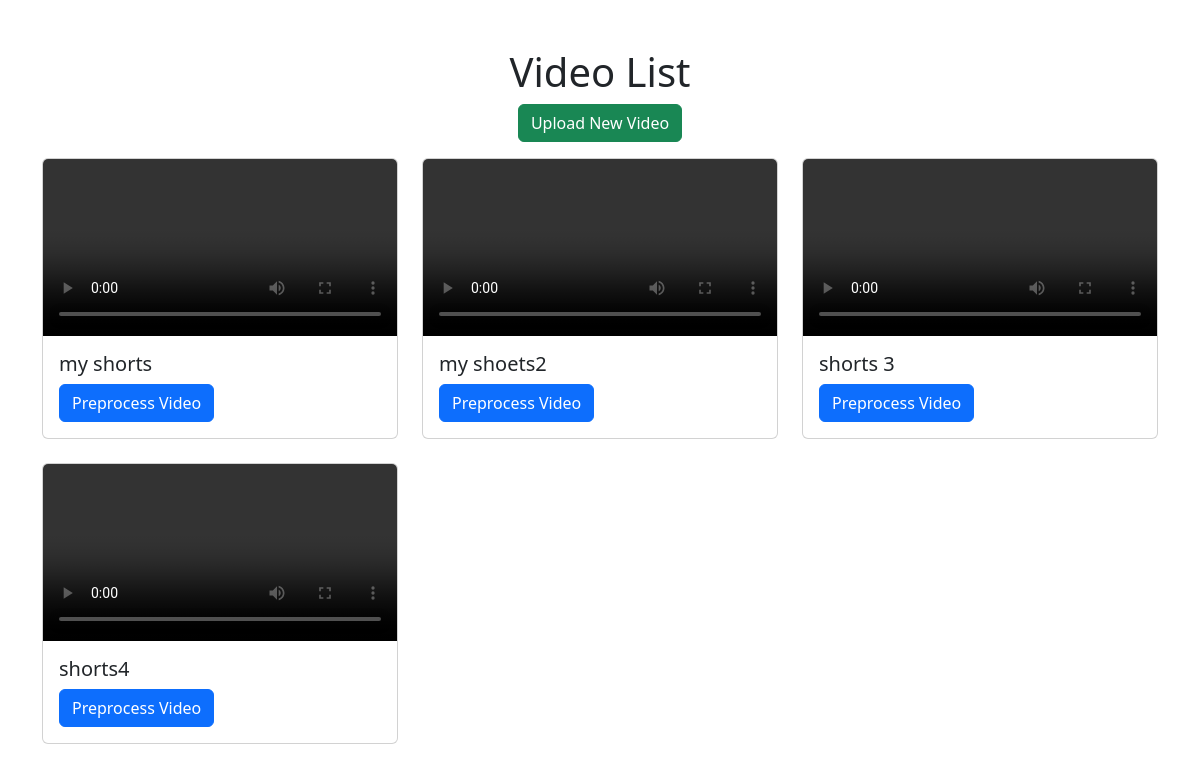
The page /videos/ on the database as committed earlier.
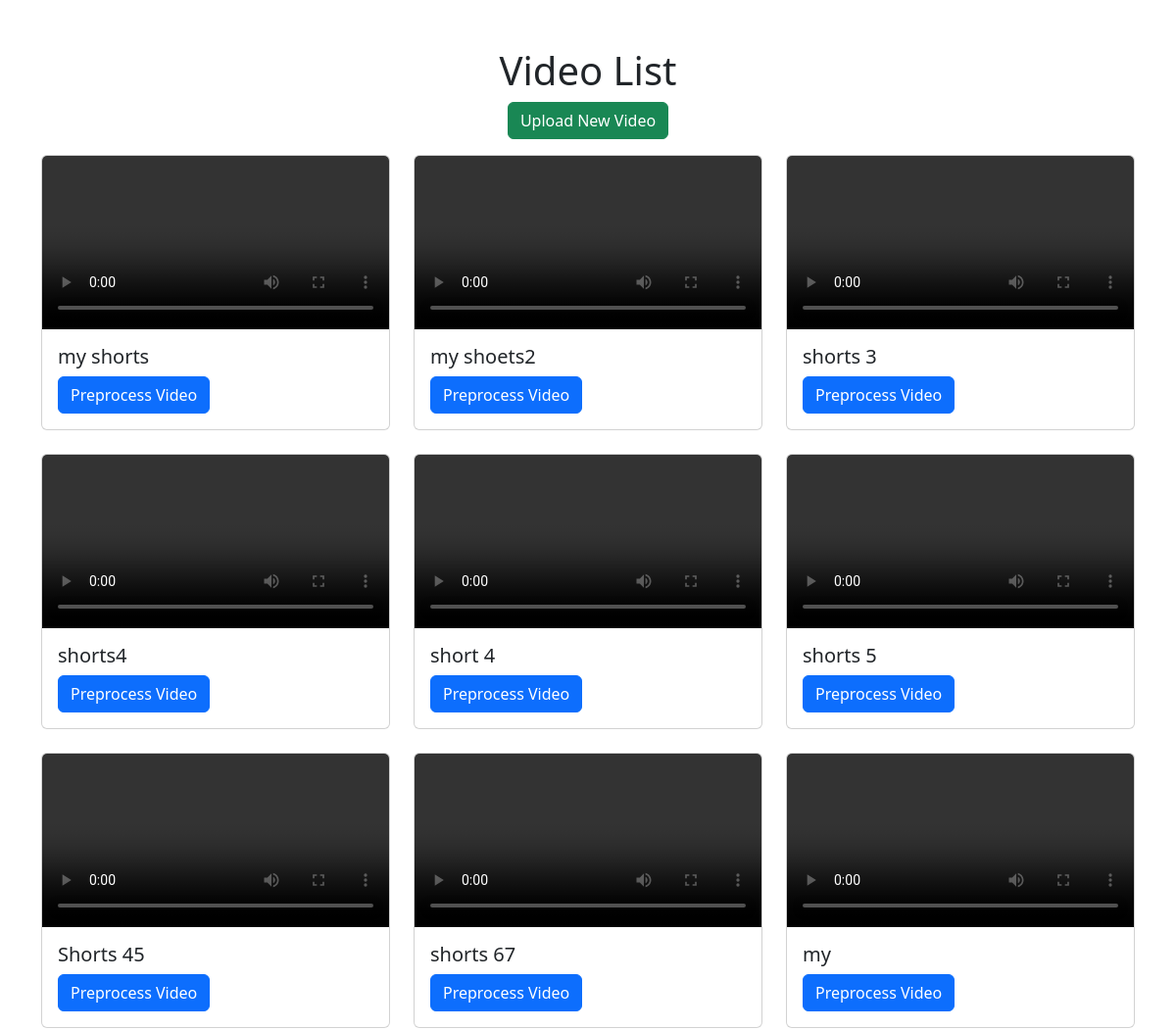
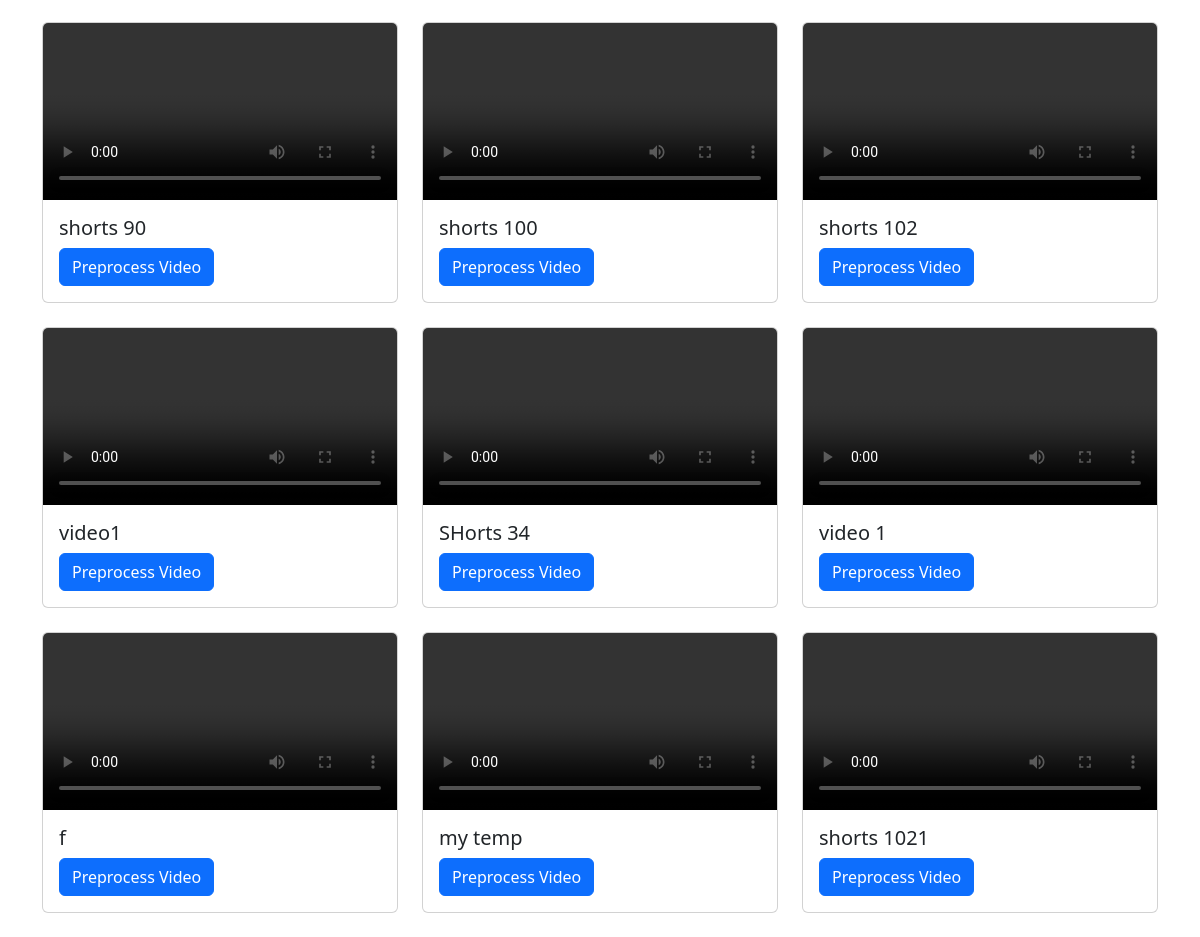
The same page on the database as committed later (2 pictures, top to bottom).
### appname/models.py (models this page shows, shortened)
class Video(models.Model):
    title = models.CharField(max_length=255)
    file = models.FileField(upload_to='videos/')  # Stores video in 'media/videos/'

### appname/views.py (the view)
# urls.py: path('videos/', video_list, name='video_list'),
def video_list(request):
    videos = Video.objects.all()
    return render(request, 'video_list.html', {'videos': videos})

### appname/templates/video_list.html (shortened to what this page needs)
<!DOCTYPE html>
<html lang="en">
<head>
    <link rel="stylesheet" href="https://cdn.jsdelivr.net/npm/bootstrap@5.3.0/dist/css/bootstrap.min.css">
</head>
<body>
    <div class="container mt-5">
        <h1 class="text-center">Video List</h1>
        <div class="text-center mb-3">
            <a href="{% url 'upload_video' %}" class="btn btn-success">Upload New Video</a>
        </div>
        <div class="row">
            {% for video in videos %}
                <div class="col-md-4 mb-4">
                    <div class="card">
                        {% load static %}
                        {% load static %}
                        <video class="card-img-top" controls>
                            <source src="{{ video.file.url }}" type="video/mp4">
                        </video>
                        <div class="card-body">
                            <h5 class="card-title">{{ video.title }}</h5>
                            <a href="{% url 'preprocess_video' video.id %}" class="btn btn-primary">Preprocess Video</a>
                        </div>
                    </div>
                </div>
            {% endfor %}
        </div>
    </div>
</body>
</html>

Rows that differ between the two databases and show on the page:
added Video: title "short 4"
added Video: title "shorts 5"
added Video: title "Shorts 45"
added Video: title "shorts 67"
added Video: title "my"
added Video: title "shorts 90"
added Video: title "shorts 100"
added Video: title "shorts 102"
added Video: title "video1"
added Video: title "SHorts 34"
added Video: title "video 1"
added Video: title "f"
added Video: title "my temp"
added Video: title "shorts 1021"
